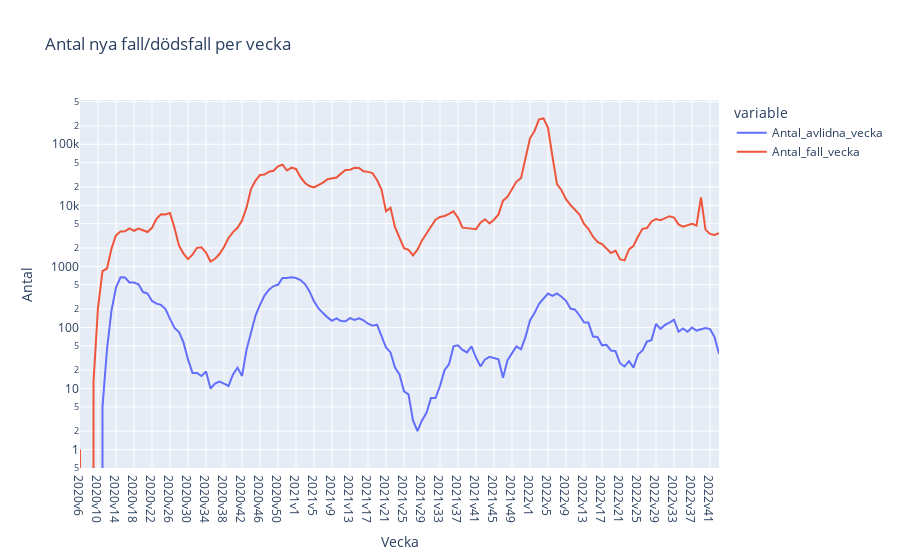

The cell this chart's notebook holds for it:
### Markdown cell above
## Graph of new cases and deaths per week

### Code cell
# got tips from classmates to use a log scale so that the correlation between graphs was visible
fig = px.line(df, x = "vecka", y = ["Antal_avlidna_vecka","Antal_fall_vecka"], title= "Antal nya fall/dödsfall per vecka", log_y=True)
fig.update_xaxes(title_text = "Vecka")
fig.update_yaxes(title_text = "Antal")
fig.show()
fig.write_html("Visualiseringar/Antal_fall_och_döda_per_vecka.html")

### Figure 1 — Plotly figure (JSON) as saved in the notebook; plotly's stock layout.template omitted (floating-point values rounded to 4 significant figures; data arrays with more than 128 entries replaced by an {"elided": "..."} marker saying what was removed)
{"data": [{"hovertemplate": "variable=Antal_avlidna_vecka<br>vecka=%{x}<br>value=%{y}<extra></extra>", "legendgroup": "Antal_avlidna_vecka", "line": {"color": "#636efa", "dash": "solid"}, "marker": {"symbol": "circle"}, "mode": "lines", "name": "Antal_avlidna_vecka", "orientation": "v", "showlegend": true, "type": "scatter", "x": {"elided": "143 str values"}, "xaxis": "x", "y": {"elided": "143 int values"}, "yaxis": "y"}, {"hovertemplate": "variable=Antal_fall_vecka<br>vecka=%{x}<br>value=%{y}<extra></extra>", "legendgroup": "Antal_fall_vecka", "line": {"color": "#EF553B", "dash": "solid"}, "marker": {"symbol": "circle"}, "mode": "lines", "name": "Antal_fall_vecka", "orientation": "v", "showlegend": true, "type": "scatter", "x": {"elided": "143 str values"}, "xaxis": "x", "y": {"elided": "143 int values"}, "yaxis": "y"}], "layout": {"legend": {"title": {"text": "variable"}, "tracegroupgap": 0}, "title": {"text": "Antal nya fall/dödsfall per vecka"}, "xaxis": {"anchor": "y", "domain": [0, 1], "title": {"text": "Vecka"}}, "yaxis": {"anchor": "x", "domain": [0, 1], "title": {"text": "Antal"}, "type": "log"}}}
